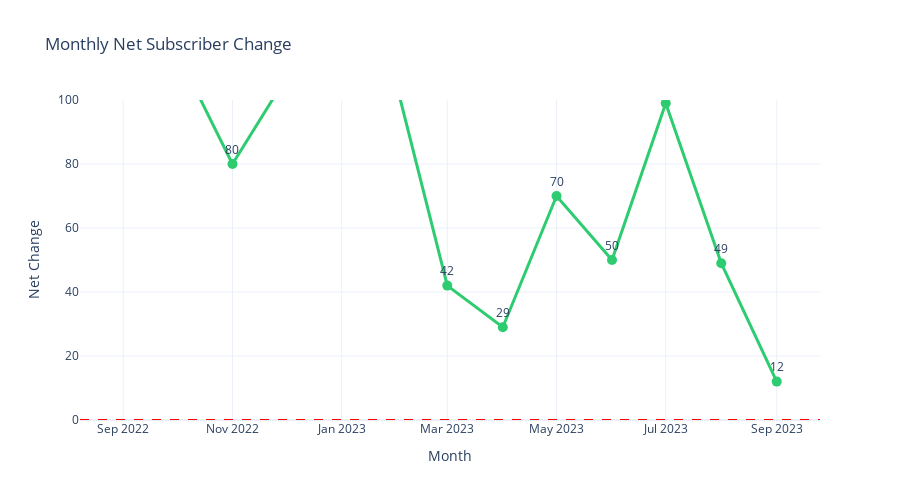

Notebook code cell kept with this figure:
### Code cell
# 5. net change trend

# line chart for retention rate
fig = go.Figure()

# retention line
fig.add_trace(go.Scatter(
    x=trends['month'],
    y=trends['net_change'],
    mode='lines+markers+text',
    name='Monthly Net Subscriber Change',
    line=dict(color='#2ecc71', width=3),
    marker=dict(size=10),
    text=trends['net_change'],
    textposition='top center'
))


fig.add_hline(y=0, line_dash='dash', line_color='red')


fig.update_layout(
    title='Monthly Net Subscriber Change',
    xaxis_title='Month',
    yaxis_title='Net Change',
    yaxis=dict(range=[0, 100]),
    height=500,
    template='plotly_white'
)


fig.show()

### Figure 1 — Plotly figure (JSON) as saved in the notebook; plotly's stock layout.template omitted (floating-point values rounded to 4 significant figures)
{"data": [{"line": {"color": "#2ecc71", "width": 3}, "marker": {"size": 10}, "mode": "lines+markers+text", "name": "Monthly Net Subscriber Change", "text": [184.0, 115.0, 80.0, 107.0, 124.0, 104.0, 42.0, 29.0, 70.0, 50.0, 99.0, 49.0, 12.0], "textposition": "top center", "type": "scatter", "x": ["2022-09", "2022-10", "2022-11", "2022-12", "2023-01", "2023-02", "2023-03", "2023-04", "2023-05", "2023-06", "2023-07", "2023-08", "2023-09"], "y": [184, 115, 80, 107, 124, 104, 42, 29, 70, 50, 99, 49, 12]}], "layout": {"height": 500, "shapes": [{"line": {"color": "red", "dash": "dash"}, "type": "line", "x0": 0, "x1": 1, "xref": "x domain", "y0": 0, "y1": 0, "yref": "y"}], "title": {"text": "Monthly Net Subscriber Change"}, "xaxis": {"title": {"text": "Month"}}, "yaxis": {"range": [0, 100], "title": {"text": "Net Change"}}}}
